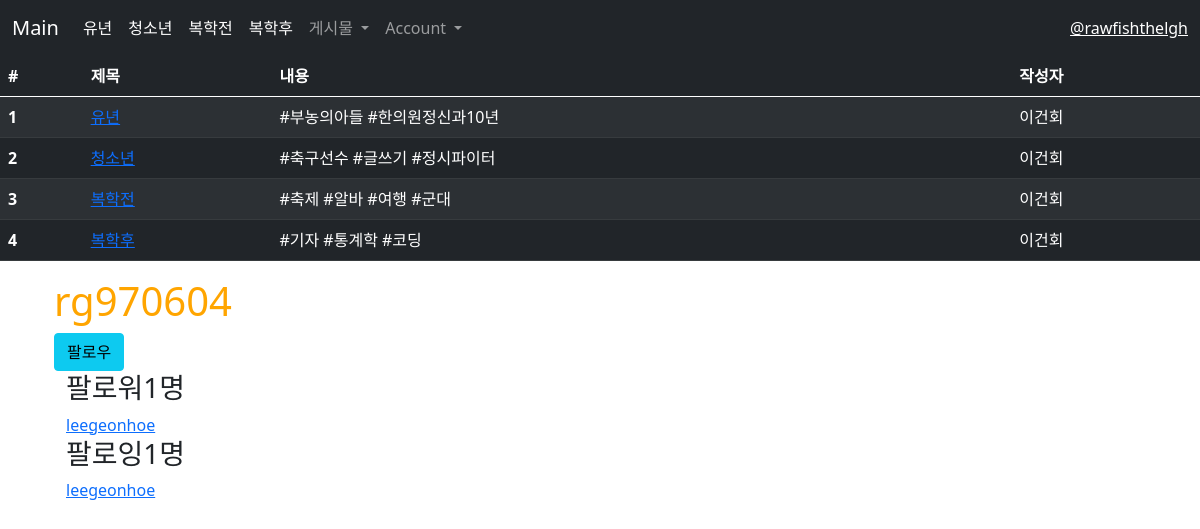
Before: /users/2/mypage/ with the older database file.
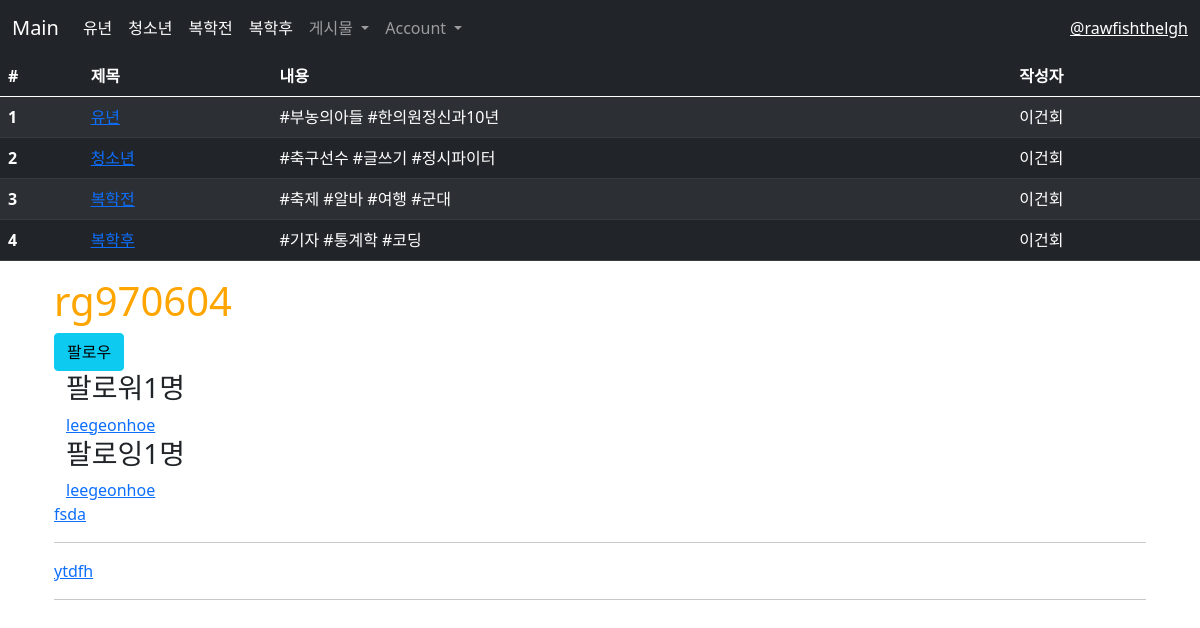
After: the same page with the newer database file.
### users/models.py (models this page shows)
class Profile(models.Model):
    user = models.OneToOneField(User, on_delete=models.CASCADE)
    followings=models.ManyToManyField("self",related_name="followers",symmetrical=False)

### main/models.py (models this page shows, shortened)
class Post(models.Model):
    id = models.AutoField(primary_key=True)
    title = models.CharField(max_length=200)
    writer = models.ForeignKey(User,on_delete=models.CASCADE)
    pub_date = models.DateTimeField()
    body = models.TextField()
    image = models.ImageField(upload_to= "post/", blank=True, null=True)
    like_user_set = models.ManyToManyField(User, blank=True, related_name='likes_user_set',through='Like')
    dislike_user_set = models.ManyToManyField(User, blank=True, related_name='dislikes_user_set',through='Dislike')

### users/views.py (the view)
# urls.py: path('<str:id>/mypage/',views.mypage,name="mypage"),
def mypage(request,id):
    user = get_object_or_404(User,pk=id)
    context={
        'user': user,
        'posts' : Post.objects.filter(writer=user),
        'followings': user.profile.followings.all(),
        'followers': user.profile.followers.all(),
    }
    return render(request,'users/mypage.html',context)

### users/templates/users/mypage.html
{% extends 'base.html' %}
{% load static %}
{% block content %}
<div class="container">
    <h1>
    {% if 'user' in user.username and user.username != 'user' %}
        {{user.last_name}}{{user.first_name}}
    {% else %}
        {{user.username}}
    {% endif %}
    </h1>
    {% if request.user != user %}
        {% if request.user.profile in user.profile.followers.all %}
            <a href="{% url 'users:follow' user.id %}"><button type="button" class="btn btn-outline-info">언팔로우</button></a>
        {% else %}
            <a href="{%url 'users:follow' user.id %}"><button type="button" class="btn btn-info">팔로우</button></a>
        {% endif %}
    {% endif %}
    <div class="container">
        <h3>팔로워{{user.profile.followers.count}}명</h3>
        {% for follower in user.profile.followers.all %}
            <a href="{% url 'users:mypage' follower.user.id %}">{{follower.user.username}}</a>
        {% endfor %}
        <h3>팔로잉{{user.profile.followings.count}}명</h3>
        {% for following in user.profile.followings.all %}
            <a href="{% url 'users:mypage' following.user.id %}">{{following.user.username}}</a>
        {% endfor %}
    </div>
    <div>
        {% for post in posts %}
            <a href="{%url 'main:detail' post.id%}">{{post.title}}</a><hr>
        {%endfor%}
    </div>
</div>
{% endblock %}

Changed rows visible on the page:
added Post: title "fsda"
added Post: title "ytdfh"
